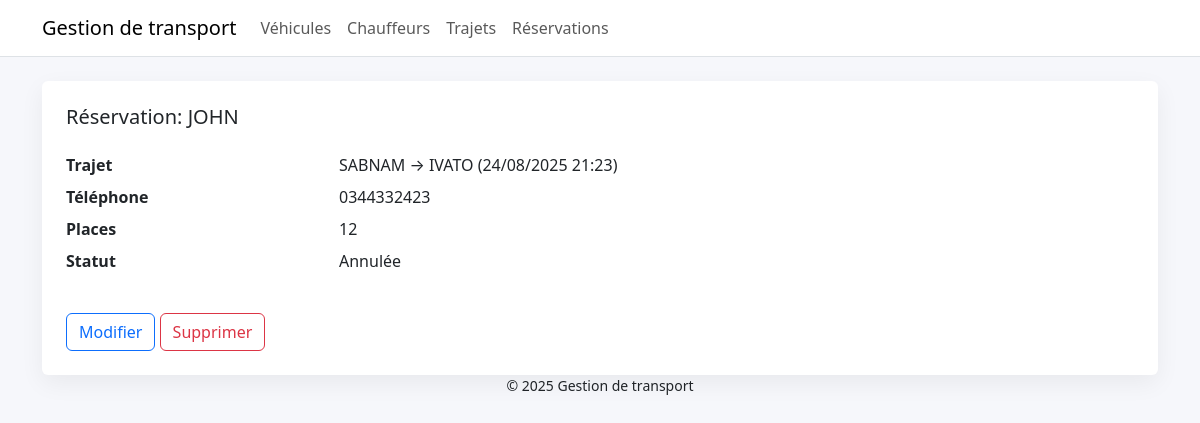
The page /reservations/1/ on the database as committed earlier.
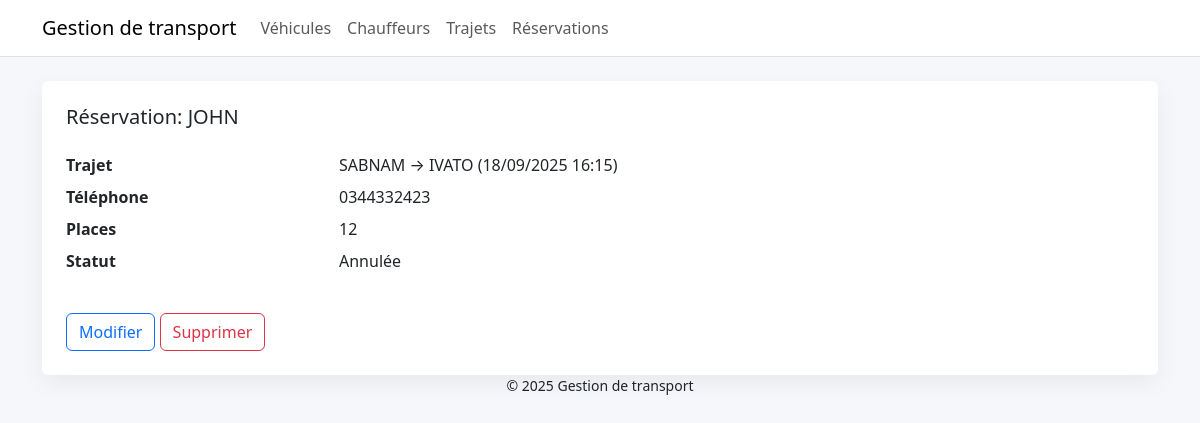
The same page on the database as committed later.
### transport/models.py (models this page shows, shortened)
class Horodatage(models.Model):
    date_creation = models.DateTimeField(auto_now_add=True)
    date_mise_a_jour = models.DateTimeField(auto_now=True)
    class Meta:
        abstract = True

class Reservation(Horodatage):
    STATUTS = [
        ('en_attente', 'En attente'),
        ('confirmee', 'Confirmée'),
        ('annulee', 'Annulée'),
    ]
    trajet = models.ForeignKey(Trajet, on_delete=models.CASCADE, related_name='reservations')
    nom_client = models.CharField(max_length=100)
    telephone_client = models.CharField(max_length=30, blank=True)
    nombre_passagers = models.PositiveIntegerField(default=1)
    statut = models.CharField(max_length=20, choices=STATUTS, default='en_attente')

class Trajet(Horodatage):
    STATUTS = [
        ('planifie', 'Planifié'),
        ('termine', 'Terminé'),
        ('annule', 'Annulé'),
    ]
    vehicule = models.ForeignKey(Vehicule, on_delete=models.PROTECT)
    chauffeur = models.ForeignKey(Chauffeur, on_delete=models.PROTECT)
    origine = models.CharField(max_length=100)
    destination = models.CharField(max_length=100)
    depart_datetime = models.DateTimeField()
    arrivee_datetime = models.DateTimeField()
    statut = models.CharField(max_length=20, choices=STATUTS, default='planifie')

### transport/views.py (the view)
# urls.py: path('reservations/<int:pk>/', views.ReservationDetailVue.as_view(), name='reservation_detail'),
class ReservationDetailVue(DetailView):
    model = Reservation
    template_name = 'transport/reservation_detail.html'

### transport/templates/transport/reservation_detail.html (shortened to what this page needs)
{% extends 'base.html' %}
{% block content %}
<div class="card carte p-4">
  <h2 class="h5">Réservation: {{ object.nom_client }}</h2>
  <dl class="row mt-3">
    <dt class="col-sm-3">Trajet</dt><dd class="col-sm-9">{{ object.trajet.origine }} → {{ object.trajet.destination }} ({{ object.trajet.depart_datetime|date:"d/m/Y H:i" }})</dd>
    <dt class="col-sm-3">Téléphone</dt><dd class="col-sm-9">{{ object.telephone_client|default:"—" }}</dd>
    <dt class="col-sm-3">Places</dt><dd class="col-sm-9">{{ object.nombre_passagers }}</dd>
    <dt class="col-sm-3">Statut</dt><dd class="col-sm-9">{{ object.get_statut_display }}</dd>
  </dl>
  <div class="mt-3">
    <a href="{% url 'reservation_modifier' object.pk %}" class="btn btn-outline-primary">Modifier</a>
    <a href="{% url 'reservation_supprimer' object.pk %}" class="btn btn-outline-danger">Supprimer</a>
  </div>
</div>
{% endblock %}

Rows that differ between the two databases and show on the page:
changed through a linked row, Reservation "JOHN": trajet.depart_datetime "24/08/2025 21:23" → "18/09/2025 16:15"
